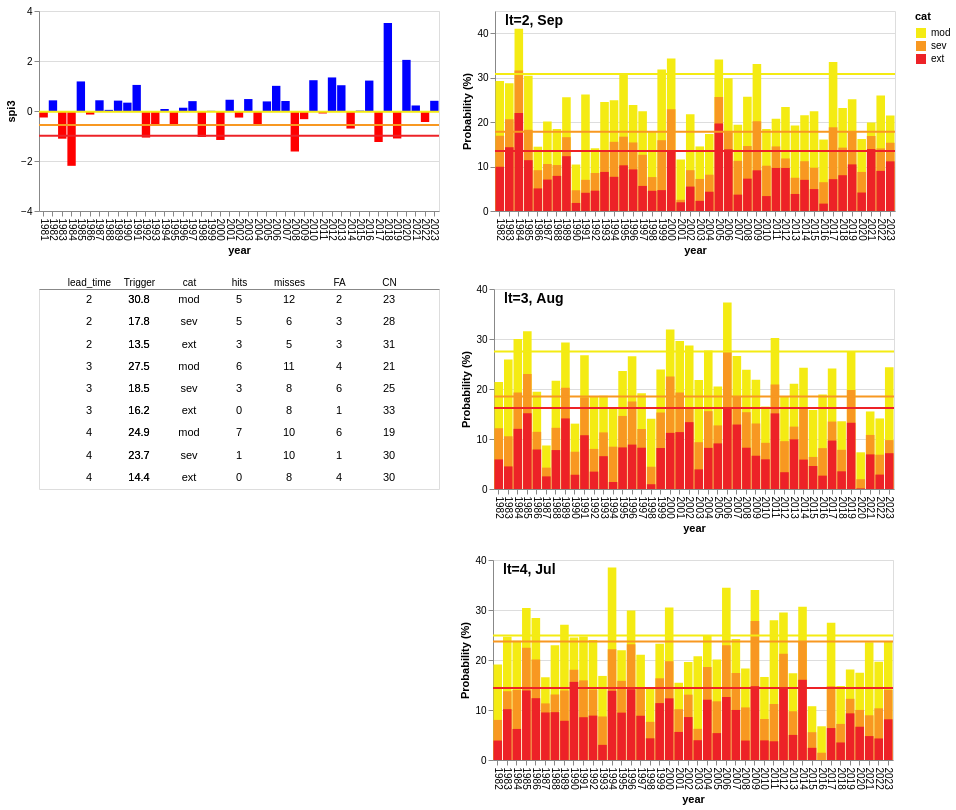

Write notebook code for a chart like this one.
### Code cell
#tab_df3=tab_df2[['lead_time','Trigger','cat']]

tab_plot=decision_table(tab_df2).properties(height=200,width=400)
#tab_plot


emtpy_plot=alt.Chart(pd.DataFrame({'A': []})).mark_text().encode().properties(
    width=400,
    height=200)

panels = alt.vconcat(
    alt.hconcat(obs_plot,lt2_plot),
    alt.hconcat(tab_plot, lt3_plot),
    alt.hconcat(emtpy_plot, lt4_plot),
)

panels.configure_view(stroke=None).configure_axisY(
    labelFontSize=12,
    titleFontSize=14
).configure_axisX(
    labelFontSize=10,
    titleFontSize=12
).configure_legend(
    labelFontSize=12,
    titleFontSize=14
)

print(' Marsabit selected trigger for OND')
#panels.save(f"{latex_path}{region_id}-{sc_season_str}_v20240626.png")
panels

### Figure 1 — Vega-Lite specification as saved in the notebook (floating-point values rounded to 4 significant figures)
{"config": {"view": {"continuousWidth": 300, "continuousHeight": 300}}, "vconcat": [{"hconcat": [{"layer": [{"data": {"name": "data-6130cdd135b3a4f3d95da6b1f768924d"}, "mark": {"type": "bar"}, "encoding": {"color": {"condition": {"test": "(datum['spi3'] > 0)", "value": "blue"}, "value": "red"}, "x": {"axis": {"labelAngle": 90}, "field": "year", "type": "nominal"}, "y": {"field": "spi3", "scale": {"domain": [-4, 4]}, "title": "spi3", "type": "quantitative"}}}, {"data": {"name": "data-8558ee9df5ce72b9b4e83f9603105b85"}, "mark": {"type": "rule", "stroke": "#f4eb13", "strokeWidth": 2}, "encoding": {"y": {"field": "y", "type": "quantitative"}}}, {"data": {"name": "data-dde0a6d7012ec2db8c5b5a230feb1c23"}, "mark": {"type": "rule", "stroke": "#f89821", "strokeWidth": 2}, "encoding": {"y": {"field": "y", "type": "quantitative"}}}, {"data": {"name": "data-adeac28625c24ecdf11895f366795160"}, "mark": {"type": "rule", "stroke": "#ed2227", "strokeWidth": 2}, "encoding": {"y": {"field": "y", "type": "quantitative"}}}], "height": 200, "width": 400}, {"layer": [{"layer": [{"data": {"name": "data-4d8d252114236a0081eadd540d430953"}, "mark": {"type": "bar"}, "encoding": {"color": {"field": "cat", "scale": {"domain": ["mod", "sev", "ext"], "range": ["#f4eb13", "#f89821", "#ed2227"]}, "sort": ["sev", "mod", "ext"], "type": "nominal"}, "x": {"axis": {"labelAngle": 90}, "field": "year", "type": "nominal"}, "y": {"field": "ep_pb", "stack": null, "title": "Probability (%)", "type": "quantitative"}}}, {"data": {"name": "data-989eb75049684e9e20f245dd41a8bb9f"}, "mark": {"type": "text", "align": "left", "baseline": "middle", "dx": -190, "dy": -90, "fontSize": 14, "fontWeight": "bold"}, "encoding": {"text": {"field": "text", "type": "nominal"}}}]}, {"data": {"name": "data-b24ecc530a2725138f2427213a2bca47"}, "mark": {"type": "rule", "stroke": "#f4eb13", "strokeWidth": 2}, "encoding": {"y": {"field": "y", "type": "quantitative"}}}, {"data": {"name": "data-c4d5c9ec7eeb35fd9f282c5d557dea71"}, "mark": {"type": "rule", "stroke": "#f89821", "strokeWidth": 2}, "encoding": {"y": {"field": "y", "type": "quantitative"}}}, {"data": {"name": "data-0dd1666ae76423d22a3726c75af3dfb2"}, "mark": {"type": "rule", "stroke": "#ed2227", "strokeWidth": 2}, "encoding": {"y": {"field": "y", "type": "quantitative"}}}], "height": 200, "width": 400}]}, {"hconcat": [{"data": {"name": "data-f633ac1218d7f9a9d86463d76c7fdb2a"}, "mark": {"type": "text"}, "encoding": {"text": {"field": "value", "type": "nominal"}, "x": {"axis": {"labelAngle": 0, "orient": "top", "ticks": false, "title": null}, "field": "key", "scale": {"padding": 10}, "sort": null, "type": "nominal"}, "y": {"axis": null, "field": "index", "type": "ordinal"}}, "height": 200, "transform": [{"fold": ["lead_time", "Trigger", "cat", "Trigger", "hits", "misses", "FA", "CN"]}], "width": 400}, {"layer": [{"layer": [{"data": {"name": "data-1b7f631533df4169dad7e4b025035656"}, "mark": {"type": "bar"}, "encoding": {"color": {"field": "cat", "scale": {"domain": ["mod", "sev", "ext"], "range": ["#f4eb13", "#f89821", "#ed2227"]}, "sort": ["sev", "mod", "ext"], "type": "nominal"}, "x": {"axis": {"labelAngle": 90}, "field": "year", "type": "nominal"}, "y": {"field": "ep_pb", "stack": null, "title": "Probability (%)", "type": "quantitative"}}}, {"data": {"name": "data-21663e4800efb3fb7445885fc8d383dd"}, "mark": {"type": "text", "align": "left", "baseline": "middle", "dx": -190, "dy": -90, "fontSize": 14, "fontWeight": "bold"}, "encoding": {"text": {"field": "text", "type": "nominal"}}}]}, {"data": {"name": "data-f6690dc12ecdd6effbbc12d29107c8cc"}, "mark": {"type": "rule", "stroke": "#f4eb13", "strokeWidth": 2}, "encoding": {"y": {"field": "y", "type": "quantitative"}}}, {"data": {"name": "data-414e29100050e78f7a041a32f482f3ec"}, "mark": {"type": "rule", "stroke": "#f89821", "strokeWidth": 2}, "encoding": {"y": {"field": "y", "type": "quantitative"}}}, {"data": {"name": "data-9c1999c9a475562efafb1d27c00c7ee4"}, "mark": {"type": "rule", "stroke": "#ed2227", "strokeWidth": 2}, "encoding": {"y": {"field": "y", "type": "quantitative"}}}], "height": 200, "width": 400}]}, {"hconcat": [{"data": {"name": "data-4f53cda18c2baa0c0354bb5f9a3ecbe5"}, "mark": {"type": "text"}, "encoding": {}, "height": 200, "width": 400}, {"layer": [{"layer": [{"data": {"name": "data-aaf0555ac92fa00b1763ad8f292ca571"}, "mark": {"type": "bar"}, "encoding": {"color": {"field": "cat", "scale": {"domain": ["mod", "sev", "ext"], "range": ["#f4eb13", "#f89821", "#ed2227"]}, "sort": ["sev", "mod", "ext"], "type": "nominal"}, "x": {"axis": {"labelAngle": 90}, "field": "year", "type": "nominal"}, "y": {"field": "ep_pb", "stack": null, "title": "Probability (%)", "type": "quantitative"}}}, {"data": {"name": "data-19e40bd9fd476993abf9adc65177288b"}, "mark": {"type": "text", "align": "left", "baseline": "middle", "dx": -190, "dy": -90, "fontSize": 14, "fontWeight": "bold"}, "encoding": {"text": {"field": "text", "type": "nominal"}}}]}, {"data": {"name": "data-f57e3471373b25cca7dd13269fdd20dc"}, "mark": {"type": "rule", "stroke": "#f4eb13", "strokeWidth": 2}, "encoding": {"y": {"field": "y", "type": "quantitative"}}}, {"data": {"name": "data-76bb93c6e8e86a99046725681b263eca"}, "mark": {"type": "rule", "stroke": "#f89821", "strokeWidth": 2}, "encoding": {"y": {"field": "y", "type": "quantitative"}}}, {"data": {"name": "data-f887e70b7e24a630903f6b7546e19980"}, "mark": {"type": "rule", "stroke": "#ed2227", "strokeWidth": 2}, "encoding": {"y": {"field": "y", "type": "quantitative"}}}], "height": 200, "width": 400}]}], "$schema": "https://vega.github.io/schema/vega-lite/v5.17.0.json", "datasets": {"data-6130cdd135b3a4f3d95da6b1f768924d": [{"spi3": -0.26, "year": "1981"}, {"spi3": 0.4262, "year": "1982"}, {"spi3": -1.107, "year": "1983"}, {"spi3": -2.193, "year": "1984"}, {"spi3": 1.183, "year": "1985"}, {"spi3": -0.1422, "year": "1986"}, {"spi3": 0.4288, "year": "1987"}, {"spi3": 0.04535, "year": "1988"}, {"spi3": 0.4152, "year": "1989"}, {"spi3": 0.3338, "year": "1990"}, {"spi3": 1.043, "year": "1991"}, {"spi3": -1.063, "year": "1992"}, {"spi3": -0.5251, "year": "1993"}, {"spi3": 0.08008, "year": "1994"}, {"spi3": -0.5732, "year": "1995"}, {"spi3": 0.1312, "year": "1996"}, {"spi3": 0.3946, "year": "1997"}, {"spi3": -1.041, "year": "1998"}, {"spi3": 0.006909, "year": "1999"}, {"spi3": -1.159, "year": "2000"}, {"spi3": 0.4498, "year": "2001"}, {"spi3": -0.2631, "year": "2002"}, {"spi3": 0.4777, "year": "2003"}, {"spi3": -0.5943, "year": "2004"}, {"spi3": 0.3839, "year": "2005"}, {"spi3": 1.006, "year": "2006"}, {"spi3": 0.3997, "year": "2007"}, {"spi3": -1.62, "year": "2008"}, {"spi3": -0.3265, "year": "2009"}, {"spi3": 1.231, "year": "2010"}, {"spi3": -0.09932, "year": "2011"}, {"spi3": 1.342, "year": "2012"}, {"spi3": 1.031, "year": "2013"}, {"spi3": -0.7018, "year": "2014"}, {"spi3": 0.01515, "year": "2015"}, {"spi3": 1.217, "year": "2016"}, {"spi3": -1.24, "year": "2017"}, {"spi3": 3.523, "year": "2018"}, {"spi3": -1.098, "year": "2019"}, {"spi3": 2.045, "year": "2020"}, {"spi3": 0.2213, "year": "2021"}, {"spi3": -0.4391, "year": "2022"}, {"spi3": 0.4079, "year": "2023"}], "data-8558ee9df5ce72b9b4e83f9603105b85": [{"y": -0.03}], "data-dde0a6d7012ec2db8c5b5a230feb1c23": [{"y": -0.56}], "data-adeac28625c24ecdf11895f366795160": [{"y": -0.99}], "data-4d8d252114236a0081eadd540d430953": [{"year": "1982", "cat": "mod", "ep_pb": 29.23}, {"year": "1983", "cat": "mod", "ep_pb": 28.76}, {"year": "1984", "cat": "mod", "ep_pb": 41.03}, {"year": "1985", "cat": "mod", "ep_pb": 30.45}, {"year": "1986", "cat": "mod", "ep_pb": 14.47}, {"year": "1987", "cat": "mod", "ep_pb": 20.11}, {"year": "1988", "cat": "mod", "ep_pb": 18.45}, {"year": "1989", "cat": "mod", "ep_pb": 25.58}, {"year": "1990", "cat": "mod", "ep_pb": 10.46}, {"year": "1991", "cat": "mod", "ep_pb": 26.23}, {"year": "1992", "cat": "mod", "ep_pb": 14.11}, {"year": "1993", "cat": "mod", "ep_pb": 24.51}, {"year": "1994", "cat": "mod", "ep_pb": 24.93}, {"year": "1995", "cat": "mod", "ep_pb": 30.81}, {"year": "1996", "cat": "mod", "ep_pb": 23.86}, {"year": "1997", "cat": "mod", "ep_pb": 22.43}, {"year": "1998", "cat": "mod", "ep_pb": 17.77}, {"year": "1999", "cat": "mod", "ep_pb": 31.82}, {"year": "2000", "cat": "mod", "ep_pb": 34.31}, {"year": "2001", "cat": "mod", "ep_pb": 11.59}, {"year": "2002", "cat": "mod", "ep_pb": 21.78}, {"year": "2003", "cat": "mod", "ep_pb": 14.53}, {"year": "2004", "cat": "mod", "ep_pb": 17.32}, {"year": "2005", "cat": "mod", "ep_pb": 34.11}, {"year": "2006", "cat": "mod", "ep_pb": 29.89}, {"year": "2007", "cat": "mod", "ep_pb": 19.43}, {"year": "2008", "cat": "mod", "ep_pb": 25.73}, {"year": "2009", "cat": "mod", "ep_pb": 33.1}, {"year": "2010", "cat": "mod", "ep_pb": 18.45}, {"year": "2011", "cat": "mod", "ep_pb": 20.77}, {"year": "2012", "cat": "mod", "ep_pb": 23.38}, {"year": "2013", "cat": "mod", "ep_pb": 19.25}, {"year": "2014", "cat": "mod", "ep_pb": 21.54}, {"year": "2015", "cat": "mod", "ep_pb": 22.43}, {"year": "2016", "cat": "mod", "ep_pb": 16.07}, {"year": "2017", "cat": "mod", "ep_pb": 33.54}, {"year": "2018", "cat": "mod", "ep_pb": 23.2}, {"year": "2019", "cat": "mod", "ep_pb": 25.16}, {"year": "2020", "cat": "mod", "ep_pb": 16.19}, {"year": "2021", "cat": "mod", "ep_pb": 19.93}, {"year": "2022", "cat": "mod", "ep_pb": 25.97}, {"year": "2023", "cat": "mod", "ep_pb": 21.48}, {"year": "1982", "cat": "sev", "ep_pb": 16.93}, {"year": "1983", "cat": "sev", "ep_pb": 20.65}, {"year": "1984", "cat": "sev", "ep_pb": 31.64}, {"year": "1985", "cat": "sev", "ep_pb": 18.27}, {"year": "1986", "cat": "sev", "ep_pb": 9.18}, {"year": "1987", "cat": "sev", "ep_pb": 10.58}, {"year": "1988", "cat": "sev", "ep_pb": 10.34}, {"year": "1989", "cat": "sev", "ep_pb": 16.61}, {"year": "1990", "cat": "sev", "ep_pb": 4.664}, {"year": "1991", "cat": "sev", "ep_pb": 7.011}, {"year": "1992", "cat": "sev", "ep_pb": 8.556}, {"year": "1993", "cat": "sev", "ep_pb": 13.58}, {"year": "1994", "cat": "sev", "ep_pb": 15.57}, {"year": "1995", "cat": "sev", "ep_pb": 16.73}, {"year": "1996", "cat": "sev", "ep_pb": 15.42}, {"year": "1997", "cat": "sev", "ep_pb": 12.66}, {"year": "1998", "cat": "sev", "ep_pb": 7.635}, {"year": "1999", "cat": "sev", "ep_pb": 15.92}, {"year": "2000", "cat": "sev", "ep_pb": 22.91}, {"year": "2001", "cat": "sev", "ep_pb": 2.525}, {"year": "2002", "cat": "sev", "ep_pb": 9.18}, {"year": "2003", "cat": "sev", "ep_pb": 7.219}, {"year": "2004", "cat": "sev", "ep_pb": 8.17}, {"year": "2005", "cat": "sev", "ep_pb": 25.67}, {"year": "2006", "cat": "sev", "ep_pb": 17.74}, {"year": "2007", "cat": "sev", "ep_pb": 11.29}, {"year": "2008", "cat": "sev", "ep_pb": 14.62}, {"year": "2009", "cat": "sev", "ep_pb": 20.17}, {"year": "2010", "cat": "sev", "ep_pb": 10.19}, {"year": "2011", "cat": "sev", "ep_pb": 14.53}, {"year": "2012", "cat": "sev", "ep_pb": 11.82}, {"year": "2013", "cat": "sev", "ep_pb": 7.487}, {"year": "2014", "cat": "sev", "ep_pb": 11.2}, {"year": "2015", "cat": "sev", "ep_pb": 9.745}, {"year": "2016", "cat": "sev", "ep_pb": 6.477}, {"year": "2017", "cat": "sev", "ep_pb": 18.84}, {"year": "2018", "cat": "sev", "ep_pb": 14.26}, {"year": "2019", "cat": "sev", "ep_pb": 17.83}, {"year": "2020", "cat": "sev", "ep_pb": 8.794}, {"year": "2021", "cat": "sev", "ep_pb": 16.87}, {"year": "2022", "cat": "sev", "ep_pb": 14.08}, {"year": "2023", "cat": "sev", "ep_pb": 15.36}, {"year": "1982", "cat": "ext", "ep_pb": 9.952}, {"year": "1983", "cat": "ext", "ep_pb": 14.35}, {"year": "1984", "cat": "ext", "ep_pb": 22.04}, {"year": "1985", "cat": "ext", "ep_pb": 11.44}, {"year": "1986", "cat": "ext", "ep_pb": 5.08}, {"year": "1987", "cat": "ext", "ep_pb": 7.071}, {"year": "1988", "cat": "ext", "ep_pb": 7.903}, {"year": "1989", "cat": "ext", "ep_pb": 12.33}, {"year": "1990", "cat": "ext", "ep_pb": 1.812}, {"year": "1991", "cat": "ext", "ep_pb": 4.1}, {"year": "1992", "cat": "ext", "ep_pb": 4.575}, {"year": "1993", "cat": "ext", "ep_pb": 8.794}, {"year": "1994", "cat": "ext", "ep_pb": 7.695}, {"year": "1995", "cat": "ext", "ep_pb": 10.28}, {"year": "1996", "cat": "ext", "ep_pb": 9.358}, {"year": "1997", "cat": "ext", "ep_pb": 5.645}, {"year": "1998", "cat": "ext", "ep_pb": 4.545}, {"year": "1999", "cat": "ext", "ep_pb": 4.694}, {"year": "2000", "cat": "ext", "ep_pb": 13.52}, {"year": "2001", "cat": "ext", "ep_pb": 1.961}, {"year": "2002", "cat": "ext", "ep_pb": 5.496}, {"year": "2003", "cat": "ext", "ep_pb": 2.288}, {"year": "2004", "cat": "ext", "ep_pb": 4.337}, {"year": "2005", "cat": "ext", "ep_pb": 19.67}, {"year": "2006", "cat": "ext", "ep_pb": 13.87}, {"year": "2007", "cat": "ext", "ep_pb": 3.684}, {"year": "2008", "cat": "ext", "ep_pb": 7.279}, {"year": "2009", "cat": "ext", "ep_pb": 9.15}, {"year": "2010", "cat": "ext", "ep_pb": 3.357}, {"year": "2011", "cat": "ext", "ep_pb": 9.685}, {"year": "2012", "cat": "ext", "ep_pb": 9.685}, {"year": "2013", "cat": "ext", "ep_pb": 3.832}, {"year": "2014", "cat": "ext", "ep_pb": 7.011}, {"year": "2015", "cat": "ext", "ep_pb": 4.932}, {"year": "2016", "cat": "ext", "ep_pb": 1.664}, {"year": "2017", "cat": "ext", "ep_pb": 7.16}, {"year": "2018", "cat": "ext", "ep_pb": 8.051}, {"year": "2019", "cat": "ext", "ep_pb": 10.49}, {"year": "2020", "cat": "ext", "ep_pb": 4.159}, {"year": "2021", "cat": "ext", "ep_pb": 13.93}, {"year": "2022", "cat": "ext", "ep_pb": 9.031}, {"year": "2023", "cat": "ext", "ep_pb": 11.17}], "data-989eb75049684e9e20f245dd41a8bb9f": [{"text": "lt=2, Sep"}], "data-b24ecc530a2725138f2427213a2bca47": [{"y": 30.81}], "data-c4d5c9ec7eeb35fd9f282c5d557dea71": [{"y": 17.83}], "data-0dd1666ae76423d22a3726c75af3dfb2": [{"y": 13.52}], "data-f633ac1218d7f9a9d86463d76c7fdb2a": [{"index": 0, "lead_time": 2, "Trigger": "30.8", "cat": "mod", "hits": 5, "misses": 12, "FA": 2, "CN": 23}, {"index": 1, "lead_time": 2, "Trigger": "17.8", "cat": "sev", "hits": 5, "misses": 6, "FA": 3, "CN": 28}, {"index": 2, "lead_time": 2, "Trigger": "13.5", "cat": "ext", "hits": 3, "misses": 5, "FA": 3, "CN": 31}, {"index": 3, "lead_time": 3, "Trigger": "27.5", "cat": "mod", "hits": 6, "misses": 11, "FA": 4, "CN": 21}, {"index": 4, "lead_time": 3, "Trigger": "18.5", "cat": "sev", "hits": 3, "misses": 8, "FA": 6, "CN": 25}, {"index": 5, "lead_time": 3, "Trigger": "16.2", "cat": "ext", "hits": 0, "misses": 8, "FA": 1, "CN": 33}, {"index": 6, "lead_time": 4, "Trigger": "24.9", "cat": "mod", "hits": 7, "misses": 10, "FA": 6, "CN": 19}, {"index": 7, "lead_time": 4, "Trigger": "23.7", "cat": "sev", "hits": 1, "misses": 10, "FA": 1, "CN": 30}, {"index": 8, "lead_time": 4, "Trigger": "14.4", "cat": "ext", "hits": 0, "misses": 8, "FA": 4, "CN": 30}], "data-1b7f631533df4169dad7e4b025035656": [{"year": "1982", "cat": "mod", "ep_pb": 21.42}, {"year": "1983", "cat": "mod", "ep_pb": 25.91}, {"year": "1984", "cat": "mod", "ep_pb": 29.98}, {"year": "1985", "cat": "mod", "ep_pb": 31.55}, {"year": "1986", "cat": "mod", "ep_pb": 19.46}, {"year": "1987", "cat": "mod", "ep_pb": 8.705}, {"year": "1988", "cat": "mod", "ep_pb": 21.66}, {"year": "1989", "cat": "mod", "ep_pb": 29.29}, {"year": "1990", "cat": "mod", "ep_pb": 13.07}, {"year": "1991", "cat": "mod", "ep_pb": 26.77}, {"year": "1992", "cat": "mod", "ep_pb": 18.54}, {"year": "1993", "cat": "mod", "ep_pb": 18.63}, {"year": "1994", "cat": "mod", "ep_pb": 16.28}, {"year": "1995", "cat": "mod", "ep_pb": 23.62}, {"year": "1996", "cat": "mod", "ep_pb": 26.56}, {"year": "1997", "cat": "mod", "ep_pb": 19.16}, {"year": "1998", "cat": "mod", "ep_pb": 14.05}, {"year": "1999", "cat": "mod", "ep_pb": 23.89}, {"year": "2000", "cat": "mod", "ep_pb": 31.88}, {"year": "2001", "cat": "mod", "ep_pb": 29.59}, {"year": "2002", "cat": "mod", "ep_pb": 28.7}, {"year": "2003", "cat": "mod", "ep_pb": 21.78}, {"year": "2004", "cat": "mod", "ep_pb": 27.69}, {"year": "2005", "cat": "mod", "ep_pb": 20.5}, {"year": "2006", "cat": "mod", "ep_pb": 37.28}, {"year": "2007", "cat": "mod", "ep_pb": 26.62}, {"year": "2008", "cat": "mod", "ep_pb": 23.83}, {"year": "2009", "cat": "mod", "ep_pb": 21.87}, {"year": "2010", "cat": "mod", "ep_pb": 16.49}, {"year": "2011", "cat": "mod", "ep_pb": 30.18}, {"year": "2012", "cat": "mod", "ep_pb": 18.42}, {"year": "2013", "cat": "mod", "ep_pb": 21.06}, {"year": "2014", "cat": "mod", "ep_pb": 24.27}, {"year": "2015", "cat": "mod", "ep_pb": 15.81}, {"year": "2016", "cat": "mod", "ep_pb": 18.89}, {"year": "2017", "cat": "mod", "ep_pb": 24.12}, {"year": "2018", "cat": "mod", "ep_pb": 13.55}, {"year": "2019", "cat": "mod", "ep_pb": 27.48}, {"year": "2020", "cat": "mod", "ep_pb": 7.338}, {"year": "2021", "cat": "mod", "ep_pb": 15.51}, {"year": "2022", "cat": "mod", "ep_pb": 14.11}, {"year": "2023", "cat": "mod", "ep_pb": 24.33}, {"year": "1982", "cat": "sev", "ep_pb": 12.15}, {"year": "1983", "cat": "sev", "ep_pb": 10.55}, {"year": "1984", "cat": "sev", "ep_pb": 19.28}, {"year": "1985", "cat": "sev", "ep_pb": 23.02}, {"year": "1986", "cat": "sev", "ep_pb": 11.44}, {"year": "1987", "cat": "sev", "ep_pb": 4.278}, {"year": "1988", "cat": "sev", "ep_pb": 12.24}, {"year": "1989", "cat": "sev", "ep_pb": 20.23}, {"year": "1990", "cat": "sev", "ep_pb": 7.457}, {"year": "1991", "cat": "sev", "ep_pb": 18.3}, {"year": "1992", "cat": "sev", "ep_pb": 8.021}, {"year": "1993", "cat": "sev", "ep_pb": 11.32}, {"year": "1994", "cat": "sev", "ep_pb": 8.467}, {"year": "1995", "cat": "sev", "ep_pb": 14.62}, {"year": "1996", "cat": "sev", "ep_pb": 17.5}, {"year": "1997", "cat": "sev", "ep_pb": 12.0}, {"year": "1998", "cat": "sev", "ep_pb": 4.456}, {"year": "1999", "cat": "sev", "ep_pb": 15.3}, {"year": "2000", "cat": "sev", "ep_pb": 22.52}, {"year": "2001", "cat": "sev", "ep_pb": 19.31}, {"year": "2002", "cat": "sev", "ep_pb": 16.4}, {"year": "2003", "cat": "sev", "ep_pb": 9.358}, {"year": "2004", "cat": "sev", "ep_pb": 15.57}, {"year": "2005", "cat": "sev", "ep_pb": 12.72}, {"year": "2006", "cat": "sev", "ep_pb": 27.63}, {"year": "2007", "cat": "sev", "ep_pb": 18.48}, {"year": "2008", "cat": "sev", "ep_pb": 15.36}, {"year": "2009", "cat": "sev", "ep_pb": 13.1}, {"year": "2010", "cat": "sev", "ep_pb": 9.239}, {"year": "2011", "cat": "sev", "ep_pb": 20.92}, {"year": "2012", "cat": "sev", "ep_pb": 9.566}, {"year": "2013", "cat": "sev", "ep_pb": 12.48}, {"year": "2014", "cat": "sev", "ep_pb": 16.34}, {"year": "2015", "cat": "sev", "ep_pb": 6.417}, {"year": "2016", "cat": "sev", "ep_pb": 8.17}, {"year": "2017", "cat": "sev", "ep_pb": 13.49}, {"year": "2018", "cat": "sev", "ep_pb": 7.843}, {"year": "2019", "cat": "sev", "ep_pb": 19.79}, {"year": "2020", "cat": "sev", "ep_pb": 1.961}, {"year": "2021", "cat": "sev", "ep_pb": 10.81}, {"year": "2022", "cat": "sev", "ep_pb": 6.863}, {"year": "2023", "cat": "sev", "ep_pb": 9.774}, {"year": "1982", "cat": "ext", "ep_pb": 5.912}, {"year": "1983", "cat": "ext", "ep_pb": 4.516}, {"year": "1984", "cat": "ext", "ep_pb": 12.03}, {"year": "1985", "cat": "ext", "ep_pb": 15.15}, {"year": "1986", "cat": "ext", "ep_pb": 7.903}, {"year": "1987", "cat": "ext", "ep_pb": 2.525}, {"year": "1988", "cat": "ext", "ep_pb": 7.784}, {"year": "1989", "cat": "ext", "ep_pb": 14.11}, {"year": "1990", "cat": "ext", "ep_pb": 2.852}, {"year": "1991", "cat": "ext", "ep_pb": 10.75}, {"year": "1992", "cat": "ext", "ep_pb": 3.476}, {"year": "1993", "cat": "ext", "ep_pb": 6.566}, {"year": "1994", "cat": "ext", "ep_pb": 1.396}, {"year": "1995", "cat": "ext", "ep_pb": 8.318}, {"year": "1996", "cat": "ext", "ep_pb": 8.883}, {"year": "1997", "cat": "ext", "ep_pb": 8.259}, {"year": "1998", "cat": "ext", "ep_pb": 0.9507}, {"year": "1999", "cat": "ext", "ep_pb": 8.2}, {"year": "2000", "cat": "ext", "ep_pb": 11.23}, {"year": "2001", "cat": "ext", "ep_pb": 11.38}, {"year": "2002", "cat": "ext", "ep_pb": 13.37}, {"year": "2003", "cat": "ext", "ep_pb": 3.922}, {"year": "2004", "cat": "ext", "ep_pb": 8.229}, {"year": "2005", "cat": "ext", "ep_pb": 9.121}, {"year": "2006", "cat": "ext", "ep_pb": 16.19}, {"year": "2007", "cat": "ext", "ep_pb": 12.89}, {"year": "2008", "cat": "ext", "ep_pb": 8.259}, {"year": "2009", "cat": "ext", "ep_pb": 6.655}, {"year": "2010", "cat": "ext", "ep_pb": 5.942}, {"year": "2011", "cat": "ext", "ep_pb": 15.12}, {"year": "2012", "cat": "ext", "ep_pb": 3.357}, {"year": "2013", "cat": "ext", "ep_pb": 9.923}, {"year": "2014", "cat": "ext", "ep_pb": 5.882}, {"year": "2015", "cat": "ext", "ep_pb": 4.605}, {"year": "2016", "cat": "ext", "ep_pb": 2.674}, {"year": "2017", "cat": "ext", "ep_pb": 9.685}, {"year": "2018", "cat": "ext", "ep_pb": 3.535}, {"year": "2019", "cat": "ext", "ep_pb": 13.25}, {"year": "2020", "cat": "ext", "ep_pb": 0.1188}, {"year": "2021", "cat": "ext", "ep_pb": 6.922}, {"year": "2022", "cat": "ext", "ep_pb": 2.882}, {"year": "2023", "cat": "ext", "ep_pb": 7.16}], "data-21663e4800efb3fb7445885fc8d383dd": [{"text": "lt=3, Aug"}], "data-f6690dc12ecdd6effbbc12d29107c8cc": [{"y": 27.48}], "data-414e29100050e78f7a041a32f482f3ec": [{"y": 18.48}], "data-9c1999c9a475562efafb1d27c00c7ee4": [{"y": 16.19}], "data-4f53cda18c2baa0c0354bb5f9a3ecbe5": [], "data-aaf0555ac92fa00b1763ad8f292ca571": [{"year": "1982", "cat": "mod", "ep_pb": 19.1}, {"year": "1983", "cat": "mod", "ep_pb": 24.66}, {"year": "1984", "cat": "mod", "ep_pb": 23.83}, {"year": "1985", "cat": "mod", "ep_pb": 30.42}, {"year": "1986", "cat": "mod", "ep_pb": 28.4}, {"year": "1987", "cat": "mod", "ep_pb": 16.55}, {"year": "1988", "cat": "mod", "ep_pb": 22.96}, {"year": "1989", "cat": "mod", "ep_pb": 27.06}, {"year": "1990", "cat": "mod", "ep_pb": 24.48}, {"year": "1991", "cat": "mod", "ep_pb": 24.69}, {"year": "1992", "cat": "mod", "ep_pb": 24.0}, {"year": "1993", "cat": "mod", "ep_pb": 16.82}, {"year": "1994", "cat": "mod", "ep_pb": 38.5}, {"year": "1995", "cat": "mod", "ep_pb": 21.95}, {"year": "1996", "cat": "mod", "ep_pb": 29.92}, {"year": "1997", "cat": "mod", "ep_pb": 21.03}, {"year": "1998", "cat": "mod", "ep_pb": 14.59}, {"year": "1999", "cat": "mod", "ep_pb": 23.26}, {"year": "2000", "cat": "mod", "ep_pb": 30.48}, {"year": "2001", "cat": "mod", "ep_pb": 15.45}, {"year": "2002", "cat": "mod", "ep_pb": 19.61}, {"year": "2003", "cat": "mod", "ep_pb": 20.74}, {"year": "2004", "cat": "mod", "ep_pb": 24.9}, {"year": "2005", "cat": "mod", "ep_pb": 20.11}, {"year": "2006", "cat": "mod", "ep_pb": 34.43}, {"year": "2007", "cat": "mod", "ep_pb": 24.21}, {"year": "2008", "cat": "mod", "ep_pb": 18.3}, {"year": "2009", "cat": "mod", "ep_pb": 33.99}, {"year": "2010", "cat": "mod", "ep_pb": 16.61}, {"year": "2011", "cat": "mod", "ep_pb": 27.96}, {"year": "2012", "cat": "mod", "ep_pb": 29.5}, {"year": "2013", "cat": "mod", "ep_pb": 17.35}, {"year": "2014", "cat": "mod", "ep_pb": 30.66}, {"year": "2015", "cat": "mod", "ep_pb": 10.75}, {"year": "2016", "cat": "mod", "ep_pb": 6.744}, {"year": "2017", "cat": "mod", "ep_pb": 27.45}, {"year": "2018", "cat": "mod", "ep_pb": 14.8}, {"year": "2019", "cat": "mod", "ep_pb": 18.09}, {"year": "2020", "cat": "mod", "ep_pb": 17.44}, {"year": "2021", "cat": "mod", "ep_pb": 23.56}, {"year": "2022", "cat": "mod", "ep_pb": 19.67}, {"year": "2023", "cat": "mod", "ep_pb": 23.74}, {"year": "1982", "cat": "sev", "ep_pb": 8.021}, {"year": "1983", "cat": "sev", "ep_pb": 13.76}, {"year": "1984", "cat": "sev", "ep_pb": 14.02}, {"year": "1985", "cat": "sev", "ep_pb": 22.46}, {"year": "1986", "cat": "sev", "ep_pb": 20.08}, {"year": "1987", "cat": "sev", "ep_pb": 11.32}, {"year": "1988", "cat": "sev", "ep_pb": 13.1}, {"year": "1989", "cat": "sev", "ep_pb": 13.9}, {"year": "1990", "cat": "sev", "ep_pb": 18.06}, {"year": "1991", "cat": "sev", "ep_pb": 15.92}, {"year": "1992", "cat": "sev", "ep_pb": 14.08}, {"year": "1993", "cat": "sev", "ep_pb": 8.705}, {"year": "1994", "cat": "sev", "ep_pb": 22.13}, {"year": "1995", "cat": "sev", "ep_pb": 15.83}, {"year": "1996", "cat": "sev", "ep_pb": 23.14}, {"year": "1997", "cat": "sev", "ep_pb": 14.56}, {"year": "1998", "cat": "sev", "ep_pb": 7.635}, {"year": "1999", "cat": "sev", "ep_pb": 16.34}, {"year": "2000", "cat": "sev", "ep_pb": 19.73}, {"year": "2001", "cat": "sev", "ep_pb": 10.16}, {"year": "2002", "cat": "sev", "ep_pb": 13.07}, {"year": "2003", "cat": "sev", "ep_pb": 6.239}, {"year": "2004", "cat": "sev", "ep_pb": 18.6}, {"year": "2005", "cat": "sev", "ep_pb": 11.73}, {"year": "2006", "cat": "sev", "ep_pb": 22.94}, {"year": "2007", "cat": "sev", "ep_pb": 17.41}, {"year": "2008", "cat": "sev", "ep_pb": 10.52}, {"year": "2009", "cat": "sev", "ep_pb": 27.81}, {"year": "2010", "cat": "sev", "ep_pb": 8.2}, {"year": "2011", "cat": "sev", "ep_pb": 11.2}, {"year": "2012", "cat": "sev", "ep_pb": 21.27}, {"year": "2013", "cat": "sev", "ep_pb": 9.745}, {"year": "2014", "cat": "sev", "ep_pb": 23.71}, {"year": "2015", "cat": "sev", "ep_pb": 5.556}, {"year": "2016", "cat": "sev", "ep_pb": 1.456}, {"year": "2017", "cat": "sev", "ep_pb": 14.77}, {"year": "2018", "cat": "sev", "ep_pb": 7.219}, {"year": "2019", "cat": "sev", "ep_pb": 12.24}, {"year": "2020", "cat": "sev", "ep_pb": 10.01}, {"year": "2021", "cat": "sev", "ep_pb": 8.942}, {"year": "2022", "cat": "sev", "ep_pb": 10.34}, {"year": "2023", "cat": "sev", "ep_pb": 14.02}, {"year": "1982", "cat": "ext", "ep_pb": 3.892}, {"year": "1983", "cat": "ext", "ep_pb": 10.16}, {"year": "1984", "cat": "ext", "ep_pb": 6.209}, {"year": "1985", "cat": "ext", "ep_pb": 13.9}, {"year": "1986", "cat": "ext", "ep_pb": 12.36}, {"year": "1987", "cat": "ext", "ep_pb": 9.507}, {"year": "1988", "cat": "ext", "ep_pb": 9.566}, {"year": "1989", "cat": "ext", "ep_pb": 7.843}, {"year": "1990", "cat": "ext", "ep_pb": 15.63}, {"year": "1991", "cat": "ext", "ep_pb": 8.556}, {"year": "1992", "cat": "ext", "ep_pb": 8.883}, {"year": "1993", "cat": "ext", "ep_pb": 3.03}, {"year": "1994", "cat": "ext", "ep_pb": 13.84}, {"year": "1995", "cat": "ext", "ep_pb": 9.477}, {"year": "1996", "cat": "ext", "ep_pb": 14.14}, {"year": "1997", "cat": "ext", "ep_pb": 8.853}, {"year": "1998", "cat": "ext", "ep_pb": 4.337}, {"year": "1999", "cat": "ext", "ep_pb": 11.38}, {"year": "2000", "cat": "ext", "ep_pb": 12.33}, {"year": "2001", "cat": "ext", "ep_pb": 5.615}, {"year": "2002", "cat": "ext", "ep_pb": 8.586}, {"year": "2003", "cat": "ext", "ep_pb": 3.951}, {"year": "2004", "cat": "ext", "ep_pb": 12.06}, {"year": "2005", "cat": "ext", "ep_pb": 5.377}, {"year": "2006", "cat": "ext", "ep_pb": 12.6}, {"year": "2007", "cat": "ext", "ep_pb": 10.01}, {"year": "2008", "cat": "ext", "ep_pb": 3.892}, {"year": "2009", "cat": "ext", "ep_pb": 14.77}, {"year": "2010", "cat": "ext", "ep_pb": 3.922}, {"year": "2011", "cat": "ext", "ep_pb": 3.743}, {"year": "2012", "cat": "ext", "ep_pb": 14.41}, {"year": "2013", "cat": "ext", "ep_pb": 5.021}, {"year": "2014", "cat": "ext", "ep_pb": 16.04}, {"year": "2015", "cat": "ext", "ep_pb": 2.436}, {"year": "2016", "cat": "ext", "ep_pb": 0.0}, {"year": "2017", "cat": "ext", "ep_pb": 6.387}, {"year": "2018", "cat": "ext", "ep_pb": 3.506}, {"year": "2019", "cat": "ext", "ep_pb": 9.329}, {"year": "2020", "cat": "ext", "ep_pb": 6.655}, {"year": "2021", "cat": "ext", "ep_pb": 4.783}, {"year": "2022", "cat": "ext", "ep_pb": 4.308}, {"year": "2023", "cat": "ext", "ep_pb": 8.14}], "data-19e40bd9fd476993abf9adc65177288b": [{"text": "lt=4, Jul"}], "data-f57e3471373b25cca7dd13269fdd20dc": [{"y": 24.9}], "data-76bb93c6e8e86a99046725681b263eca": [{"y": 23.71}], "data-f887e70b7e24a630903f6b7546e19980": [{"y": 14.41}]}}
